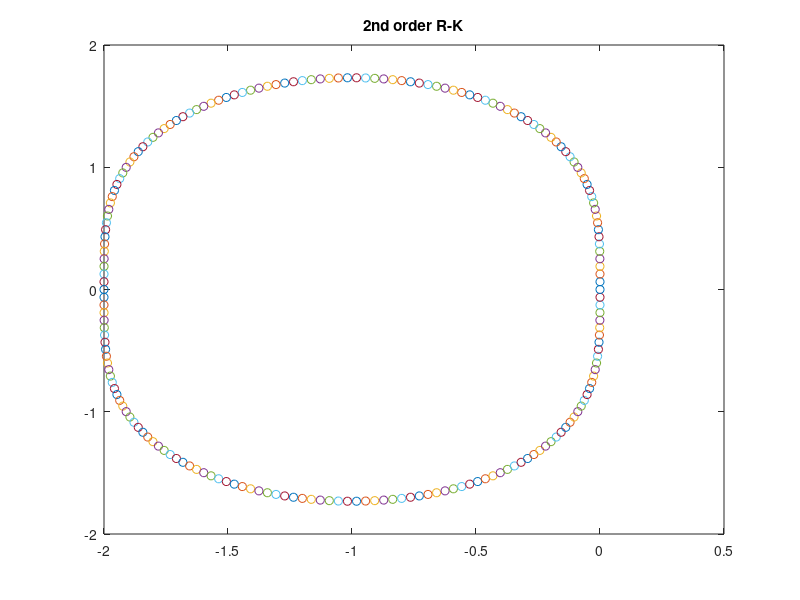
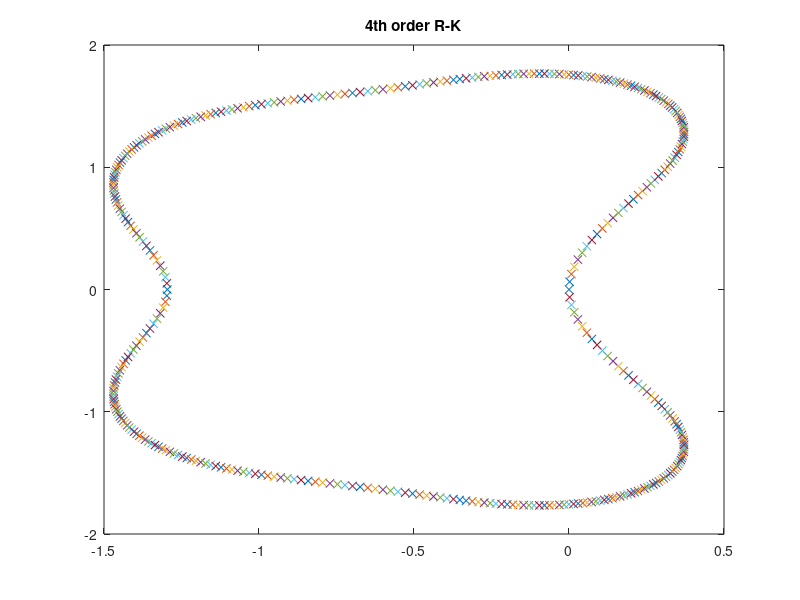

MATLAB code for these plots, in order:
clear allclct = linspace(0,2*pi);sec = zeros(1,10);count = 1;figure(1)for j = 2:100  p = [1/2 1 1-exp(i*t(j))];  #if (imag(roots(p)(1)) == 0)  plot(roots(p),'o');  hold onendfor title('2nd order R-K');four = zeros(1,20);count = 1;figure(2)for j=2:100  p=[1/4 1/2 1 1 1-exp(i*t(j))];  plot(roots(p), 'x');  hold onendtitle('4th order R-K');